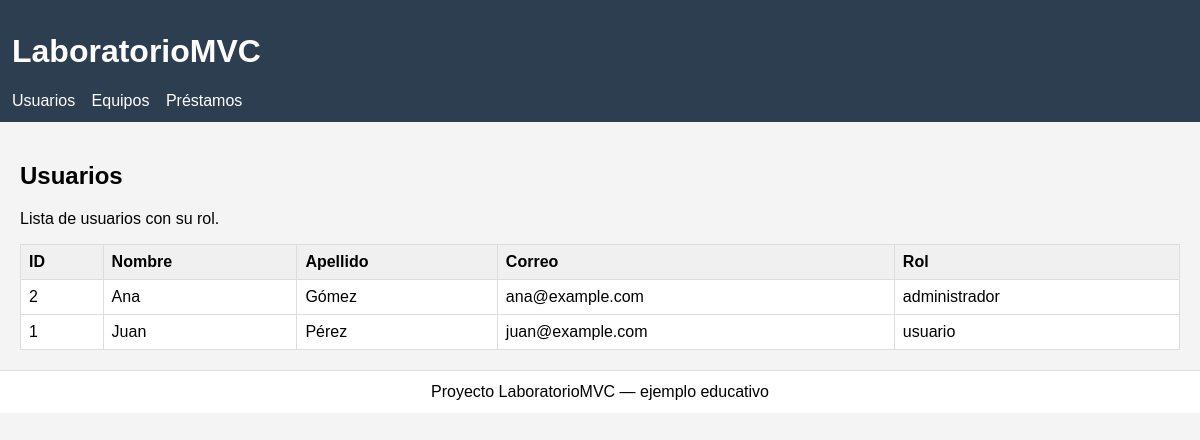
The page / on the database its author committed.
### tables this page shows
CREATE TABLE IF NOT EXISTS Usuario (
    id_usuario INT AUTO_INCREMENT PRIMARY KEY,
    nombre VARCHAR(50) NOT NULL,
    apellido VARCHAR(50) NOT NULL,
    correo VARCHAR(100) UNIQUE NOT NULL,
    contrasena VARCHAR(255) NOT NULL,
    id_rol INT NOT NULL,
    FOREIGN KEY (id_rol) REFERENCES Rol(id_rol)
);

CREATE TABLE IF NOT EXISTS Rol (
    id_rol INT AUTO_INCREMENT PRIMARY KEY,
    nombre_rol VARCHAR(50) UNIQUE NOT NULL
);

### app/controllers/UsuarioController.php (called while the page is built, shortened)
<?php
require_once __DIR__ . '/../models/Usuario.php';
class UsuarioController extends Controller {
    public function index() {
        $m = new Usuario();
        $usuarios = $m->getAll();
        $this->view('usuarios/index', ['usuarios' => $usuarios]);
    }
}
?>

### config/database.php (called while the page is built, shortened)
<?php
class Database {
    private $host = "localhost";
    private $db_name = "laboratorio";
    private $username = "root";
    private $password = "";
    public function getConnection() {
        $this->conn = null;
        try {
            $this->conn = new PDO("mysql:host={$this->host};dbname={$this->db_name};charset=utf8", $this->username, $this->password);
            $this->conn->setAttribute(PDO::ATTR_ERRMODE, PDO::ERRMODE_EXCEPTION);
        } catch(PDOException $e) {
            echo "Error de conexión: " . $e->getMessage();
            exit;
        }
        return $this->conn;
    }
}
?>

### app/models/Usuario.php (called while the page is built)
<?php
require_once __DIR__ . '/../../config/database.php';
class Usuario {
    private $db;
    public function __construct() {
        $this->db = (new Database())->getConnection();
    }
    public function getAll() {
        $sql = "SELECT u.id_usuario, u.nombre, u.apellido, u.correo, r.nombre_rol AS rol
                FROM Usuario u
                LEFT JOIN Rol r ON u.id_rol = r.id_rol
                ORDER BY u.id_usuario DESC";
        $stmt = $this->db->prepare($sql);
        $stmt->execute();
        return $stmt->fetchAll(PDO::FETCH_ASSOC);
    }
}
?>

### app/views/usuarios/index.php (the view)
<h2>Usuarios</h2>
<p>Lista de usuarios con su rol.</p>
<?php if(!empty($usuarios)): ?>
<table>
  <thead>
    <tr><th>ID</th><th>Nombre</th><th>Apellido</th><th>Correo</th><th>Rol</th></tr>
  </thead>
  <tbody>
    <?php foreach($usuarios as $u): ?>
    <tr>
      <td><?= htmlspecialchars($u['id_usuario']) ?></td>
      <td><?= htmlspecialchars($u['nombre']) ?></td>
      <td><?= htmlspecialchars($u['apellido']) ?></td>
      <td><?= htmlspecialchars($u['correo']) ?></td>
      <td><?= htmlspecialchars($u['rol'] ?? '—') ?></td>
    </tr>
    <?php endforeach; ?>
  </tbody>
</table>
<?php else: ?>
<p>No hay usuarios para mostrar.</p>
<?php endif; ?>

### app/views/layouts/header.php (style rules this page uses)
body { font-family:Arial,Helvetica,sans-serif;margin:0;background:#f4f4f4 }
table { width:100%;border-collapse:collapse;background:#fff }
th,td { border:1px solid #ddd;padding:8px;text-align:left }
th { background:#f0f0f0 }

### rows shown on the page
usuario: id_usuario "2", nombre "Ana", apellido "Gómez", correo "ana@example.com", id_rol.nombre_rol "administrador"
usuario: id_usuario "1", nombre "Juan", apellido "Pérez", correo "juan@example.com", id_rol.nombre_rol "usuario"
